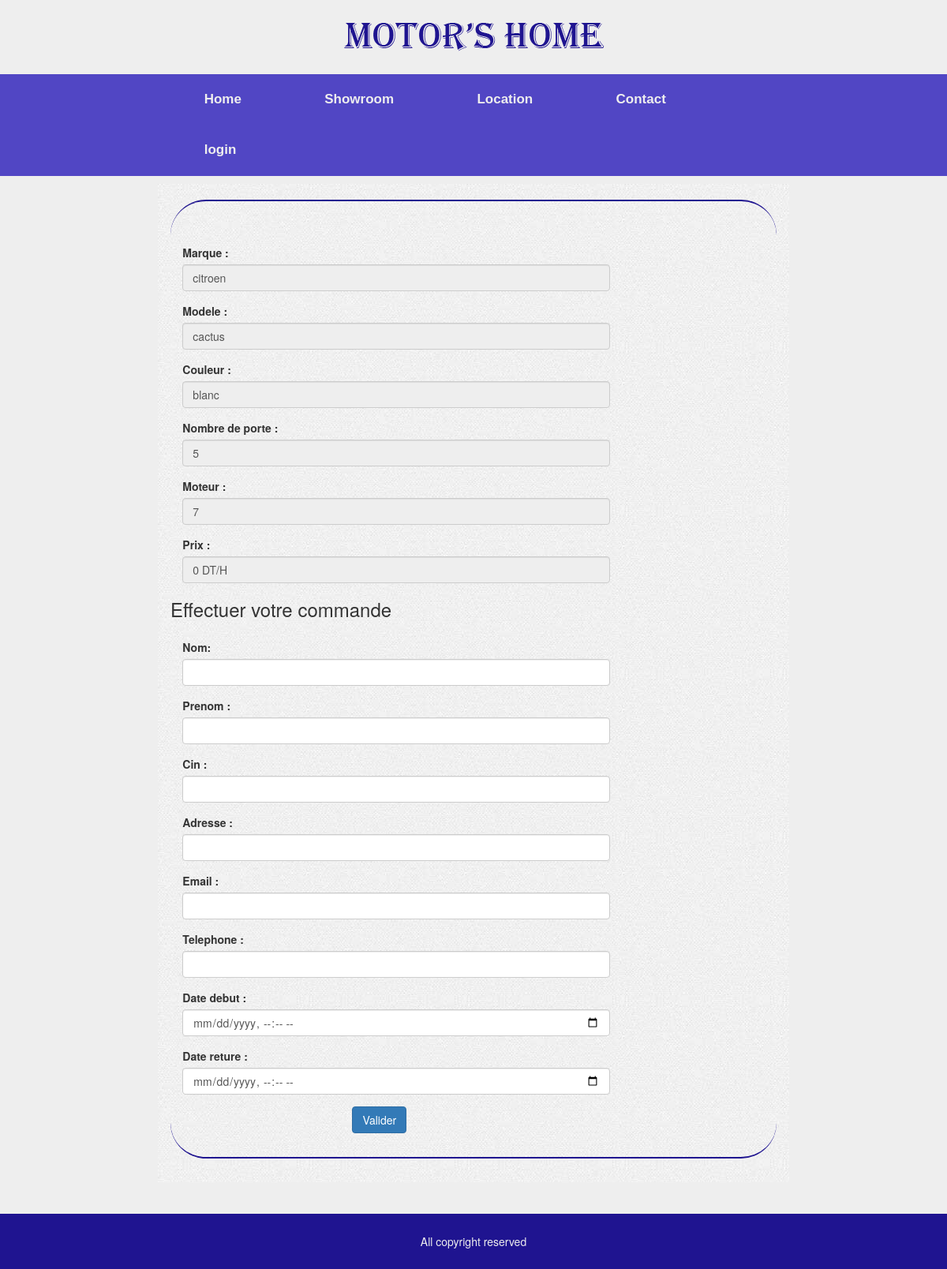
The app's page /location.php?id=1 with its own data.
### tables this page shows
CREATE TABLE IF NOT EXISTS `voiture` (
  `id` int(11) NOT NULL AUTO_INCREMENT,
  `matricule` varchar(10) NOT NULL,
  `marque` varchar(10) NOT NULL,
  `modele` varchar(20) NOT NULL,
  `couleur` varchar(10) NOT NULL,
  `porte` int(11) NOT NULL,
  `moteur` int(11) NOT NULL,
  `prix` int(11) NOT NULL,
  `offre` tinyint(1) NOT NULL,
  `image` varchar(30) NOT NULL,
  `dispo` int(3) NOT NULL,
  PRIMARY KEY (`id`),
  KEY `matricule` (`matricule`)
);

### location.php (the view, shortened to what this page needs)
<?php require('header.php'); ?>
<?php require('nav.php'); ?>
		<section class="section_commande">
            <article>
			<?php
				if (isset($_GET['id'])) $id = $_GET['id'];
                else {header("Location: marques.php");die();}
				$sql="select * from voiture where id='$id'";
				$mysql=mysql_query($sql) or die ('error requete');
					while($result=mysql_fetch_array($mysql)){
						$loc = $result[7];
						$marque = $result[2];
						$model=$result[3];
						$matricule=$result[1];
						$couleur = $result[4];
						$porte=$result[5];
						$moteur = $result[6];
					}
					 ?>
                     <form class="input">
                            <div class="form-group">
                                 <label>Marque :</label>
                                <input type="text" value="<?php echo $marque;?>" class="form-control" disabled>
                            </div>
                            <div class="form-group">
                                 <label>Modele :</label>
                                <input type="text" value="<?php echo $model;?>" class="form-control" disabled>
                            </div>
                            <div class="form-group">
                                 <label>Couleur :</label>
                                <input type="text" value="<?php echo $couleur;?>" class="form-control" disabled>
                            </div>
                            <div class="form-group">
                                 <label>Nombre de porte : </label>
                                <input type="text" value="<?php echo $porte;?>" class="form-control" disabled>
                            </div>
                            <div class="form-group">
                                 <label>Moteur : </label>
                                <input type="text" value="<?php echo $moteur;?>" class="form-control" disabled>
                            </div>
                            <div class="form-group">
                                 <label>Prix :</label>
                                <input type="text" value="<?php echo $loc;?> DT/H" class="form-control" disabled>
                            </div>
                    </form>
        <?php
			if(isset($_POST['btn']) && isset($_POST['cin'])){
				require('connexion.php');
				$nom = $_POST['nom'];
				$prenom = $_POST['prenom'];
				$cin = $_POST['cin'];
				$adresse = $_POST['adresse'];
				$email = $_POST['email'];
				$tel = $_POST['tel'];
				$mat=$_POST['cin'];
                $date_deb=$_POST['date_deb'];
                $date_ret=$_POST['date_ret'];
				$result = mysql_query("REPLACE INTO client (cin,nom,prenom,adresse,tel,email) VALUES ('$cin','$nom','$prenom','$adresse','$tel','$email')");
				$req = "INSERT INTO `agence`.`location` (`id`, `matricule_client`, `matricule_voiture`, `date_deb`, `date_ret`) VALUES ('', '$cin', '$matricule', '$date_deb', '$date_ret')";
				$res=mysql_query($req)or die('erreur req');
                ?>
                    <br><form class="input">
                            <div class="form-group">
                                 <label>cin : </label>
                                <input type="text" value="<?php echo $cin;?>" class="form-control" disabled>
                            </div>
                            <div class="form-group">
                                 <label>nom : </label>
                                <input type="text" value="<?php echo $nom;?>" class="form-control" disabled>
                            </div>
                            <div class="form-group">
                                 <label>prenom : </label>
                                <input type="text" value="<?php echo $prenom;?>" class="form-control" disabled>
                            </div>
                            <div class="form-group">
                                 <label>adresse : </label>
                                <input type="text" value="<?php echo $adresse;?>" class="form-control" disabled>
                            </div>
                            <div class="form-group">
                                 <label>tel : </label>
                                <input type="text" value="<?php echo $tel;?>" class="form-control" disabled>
                            </div>
                            <div class="form-group">
                                 <label>email :</label>
                                <input type="text" value="<?php echo $email;?>" class="form-control" disabled>
                            </div>
                            <div class="form-group">
                                 <label>date debut :</label>
                                <input type="text" value="<?php echo $date_deb;?>" class="form-control" disabled>
                            </div>
                            <div class="form-group">
                                 <label>date reture :</label>
                                <input type="text" value="<?php echo $date_ret;?>" class="form-control" disabled>
                            </div>
                        </form>
                <center><h3>location est effectuer</h3></center>
        <?php
			} else {
		?>
					<form name="cmdform" method="POST" action="?id=<?php echo $id; ?>">
					<h3>Effectuer votre commande </h3>
					<div class="input">
					<div class="form-group">
						<label>Nom: </label>
						<input type="text" name="nom"class="form-control">
					</div>
					<div class="form-group">
						<label>Prenom :</label>
						<input type="text" name="prenom" class="form-control">
					</div>
					<div class="form-group">
						<label>Cin :</label>
						<input type="text" name="cin" class="form-control">
					</div>
					<div class="form-group">
						<label>Adresse :</label>
						<input type="text" name="adresse" class="form-control">
					</div>
					<div class="form-group">
						<label>Email :</label>
						<input type="email" name="email" class="form-control">
					</div>
					<div class="form-group">
						<label>Telephone :</label>
					<input type="tel" name="tel" class="form-control">
					</div>
                    <div class="form-group">
						<label>Date debut :</label>
					<input type="datetime-local" name="date_deb" class="form-control">
					</div>
                    <div class="form-group">
						<label>Date reture :</label>
					<input type="datetime-local" name="date_ret" class="form-control">
					</div>
					<input name="btn" type="submit" class="btn btn-primary " value="Valider">
					</div>
				</form>
			</article>
            <?php } ?>
		</section>
<?php require('footer.php'); ?>

### css/style.css (style rules this page uses)
body { background-color: #eeeeee; }
.form-control { width: 72%; }
.form-group { margin-bottom: 15px; margin-left: 2%; }
.section_commande { background-image: url('../images/bg.jpg'); background-repeat :repeat; width : 800px; margin: auto; margin-bottom: 40px; padding-top: 10px; padding-bottom: 10px; }
.section_commande article { margin: 10px 2% 20px; padding : 30px 0; border-bottom: solid 2px #1f1490; border-radius: 45px; border-top: solid 2px #1f1490; }
.section_commande .input { margin-top: 25px; }
.section_commande input.btn.btn-primary { margin-left: 30%; }

### records on screen
voiture: marque "citroen", modele "cactus", couleur "blanc", porte "5", moteur "7", prix "0 DT/H"
